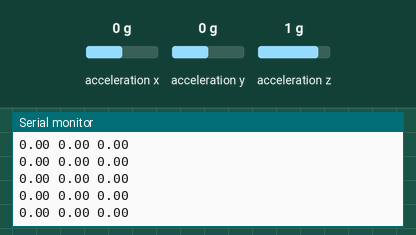
Recording of a sketch running on a simulated Arduino Uno, built with avr-gcc and run on an emulated ATmega328P. Shown: the last lines printed to the serial monitor. The test bench sets the inputs (shaded band); at power-on: acceleration x 0 g, acceleration y 0 g, acceleration z 1 g.

Above: at 4.2 s.
4.3 s: acceleration x set to -0.8 g
At 5.3 s:
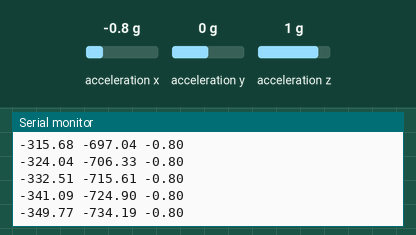
7.3 s: acceleration x set to -1.4 g
At 7.8 s:
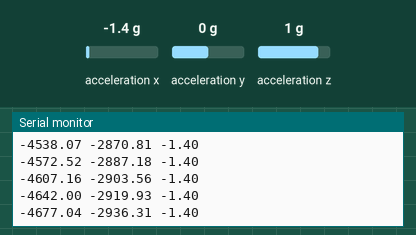
Timing chart, 0 to 10.3 s (numbered marks = the images above; inputs shaded):
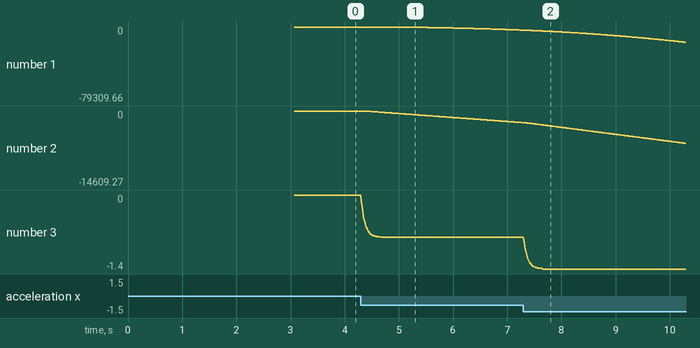

Measured:
- after the input at 4.3 s, the serial monitor: prints a new line at once (image 1)
- plotted number 1: 0 → -3398.24 after the input at 4.3 s
- plotted number 2: 0 → -2304.18 after the input at 4.3 s
- plotted number 3: 0 → -0.8 after the input at 4.3 s

The sketch:

AccelerometerMotionTracker.ino
```cpp
/*
  PROJE: İvmeölçer Hareketi İzleme
  AÇIKLAMA: MMA7660 3 eksenli ivmeölçer sensörü ile hareketin izlenmesi
  Sensörün İletişim filtreleme ve kalibrasyonu yaparak ivme, hız ve konum verilerini hesaplar
  KULLANILAN BILEŞENLER: MMA7660 accelerometer (I2C)
  NOTLAR: Sürekli kalibrasyonlar yapıldığında en iyi sonuçlar alınır
*/

#include <Wire.h>
#include "MMA7660.h"
#include <math.h>

MMA7660 accel;

// Filtre
float axFiltered = 0.0;
const float alpha = 0.85;   // 0.8 - 0.95 arası denenebilir

// Kalibrasyon
float axOffset = 0.0;
bool calibrated = false;

// Zaman
unsigned long lastMicros = 0;

// Durum değişkenleri
float velocityX = 0.0;   // m/s
float positionX = 0.0;   // m

// Ayarlar
const float gToMs2 = 9.81;
const float accelDeadband = 0.03;   // g cinsinden; küçük gürültüyü yok say
const float velocityDeadband = 0.02; // m/s altını sıfırla
const float maxDt = 0.05;           // çok büyük dt olursa yok say

void setup() {
  Serial.begin(115200);
  Wire.begin();
  accel.init();

  Serial.println("Sensoru sabit tut, kalibrasyon yapiliyor...");
  delay(2000);

  // Başlangıç ofset kalibrasyonu
  float sum = 0.0;
  const int samples = 200;

  for (int i = 0; i < samples; i++) {
    float ax, ay, az;
    accel.getAcceleration(&ax, &ay, &az);
    sum += ax;
    delay(5);
  }

  axOffset = sum / samples;
  calibrated = true;

  lastMicros = micros();

  Serial.println("Kalibrasyon tamam.");
  Serial.println("Plotter: x_cm hiz_cm_s ivme");
}

void loop() {
  if (!calibrated) return;

  unsigned long now = micros();
  float dt = (now - lastMicros) / 1000000.0;
  lastMicros = now;

  if (dt <= 0 || dt > maxDt) return;

  float ax, ay, az;
  accel.getAcceleration(&ax, &ay, &az);

  // Ofset çıkar
  float axRelative = ax - axOffset;

  // Low-pass filtre
  axFiltered = alpha * axFiltered + (1.0 - alpha) * axRelative;

  // Deadband
  if (fabs(axFiltered) < accelDeadband) {
    axFiltered = 0.0;
  }

  // g -> m/s^2
  float axMs2 = axFiltered * gToMs2;

  // İntegrasyon: ivme -> hız
  velocityX += axMs2 * dt;

  // Çok küçük hızları sıfırla
  if (fabs(velocityX) < velocityDeadband && axFiltered == 0.0) {
    velocityX = 0.0;
  }

  // İntegrasyon: hız -> konum
  positionX += velocityX * dt;

  // cm'ye çevir
  float positionCm = positionX * 100.0;
  float velocityCmS = velocityX * 100.0;

  // Serial Plotter için 3 çizgi
  Serial.print(positionCm);
  Serial.print(" ");
  Serial.print(velocityCmS);
  Serial.print(" ");
  Serial.println(axFiltered);

  delay(10);
}
```
